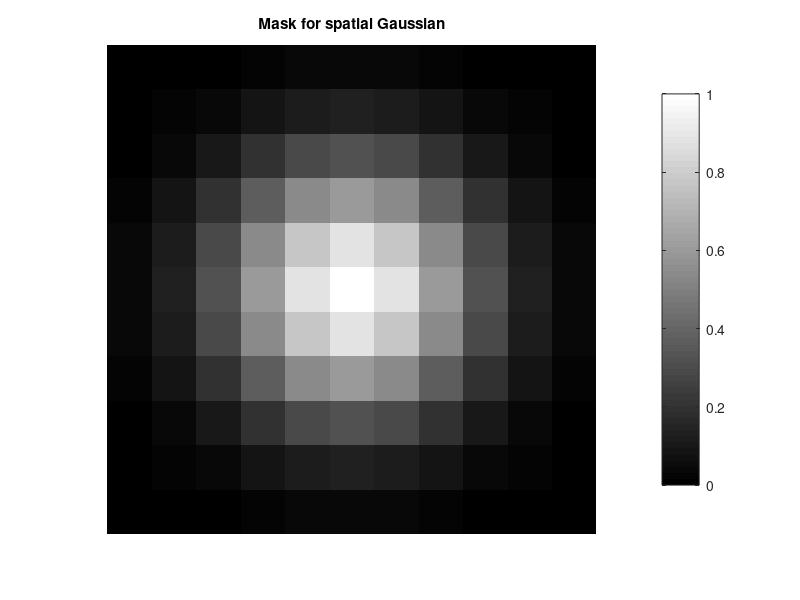

MATLAB code to generate this figure:
%% MyMainScript

x = 6; y=6;
sigmad = 2;
M = zeros(11,11);
for i = 1:11
    for j = 1:11
        M(i,j) = exp(-((i-x)*(i-x)+(y-j)*(y-j))/(2*sigmad*sigmad));
    end
end

figure
imshow(M, 'initialMagnification',500)
% truesize(M,[11 11])
% truesize(M)
title('Mask for spatial Gaussian')
colorbar